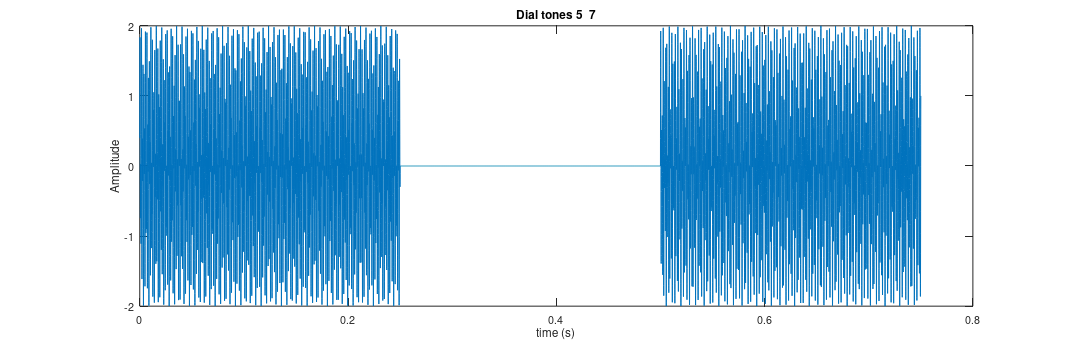

Source code (MATLAB): (Note: this script raises an error after producing the figure.)
% ASP CW3 3.4
clear all
close all

%% 3.4.1 

random_phone = [0 2 0 floor(rand(1, 8)*10)];
nums = random_phone(4:5);
N = length(nums); % length(random_phone);

k = {0,1,2,3,4,5,6,7,8,9};
v = {[1336 941], [1209 697], [1336 697], [1477 697], [1209 770], [1336 770], [1477 770], [1209 852], [1336 852], [1477 852]};
freq_map = containers.Map(k, v);

f = zeros((2*N-1),2);
fs = 32768;
% t1 = 0.25*fs;

% Make dial tone 1 0 1 0 ... 1
x1 = (1/fs):(1/fs):0.25;
y=[];
pause = zeros(1, length(x1));         
for num=nums
    f = freq_map(num);
    y_temp = sin(2*pi*f(1)*x1) + sin(2*pi*f(2)*x1);
    if num==nums(end)
        y=[y y_temp];
    else
        y=[y y_temp pause];
    end
end
% f = freq_map(random_phone(num+1));
% y_temp = sin(2*pi*f(1)*x1) + sin(2*pi*f(2)*x1);
% y=[y y_temp];

t = (1/fs):(1/fs):(N+1)*0.25;
figure('PaperPosition', [0 0 25 8]); 
plot(t,y);
title(['Dial tones ', num2str(nums)]);
xlabel('time (s)'); ylabel('Amplitude');
set(gca, 'Fontsize', 18);
saveas(gcf, 'CW3_q341', 'epsc');


%% Nyquist rate: find fundamental freq

gcd_dials = zeros(1, length(k));
for num=0:9
    f = freq_map(num);
    gcd_dials(num+1) = gcd(f(1), f(2));
end
f0 = max(max(gcd_dials) * freq_map(find(gcd_dials(gcd_dials==max(gcd_dials)))-1));





%% 3.4.2
% get full y
nums = random_phone;
y=[];
pause = zeros(1, length(x1));         
for num=nums
    f = freq_map(num);
    y_temp = sin(2*pi*f(1)*x1) + sin(2*pi*f(2)*x1);
    if num==nums(end)
        y=[y y_temp];
    else
        y=[y y_temp pause];
    end
end

figure;
n_sect = length(x1);
n_overl = 0;
spectrogram(y, hanning(n_sect), n_overl, n_sect, fs);
title(['Dial Tone Spectrogram, ', num2str(random_phone)]);
xlim([0 N]);
set(gca, 'Fontsize', 20);
saveas(gcf, 'CW3_q342', 'epsc');



%% 3.4.4 REPEAT LOL

y3 = y + randn(size(y));
y2 = y + 0.5*randn(size(y));
y1 = y + 0.1*randn(size(y));

% 1
N_full = length(y2);
t = linspace(0, 5.25, N_full);

figure('PaperPosition', [0 0 30 8]); 
subplot(1,3,1); plot(t,y1);
title(['Min. Noisy Dial']);
ylabel('Amplitude');
set(gca, 'Fontsize', 20);
subplot(1,3,2); plot(t, y2);
title('Med. Noisy Dial');
xlabel('time (s)'); 
set(gca, 'Fontsize', 20);
subplot(1,3,3); plot(t, y3);
title('Max. Noisy Dial');
set(gca, 'Fontsize', 20);
saveas(gcf, 'CW3_q345_1', 'epsc');

% 2
n_sect = length(x1);
n_overl = 0;
figure('PaperPosition', [0 0 30 8]); 
subplot(1,3,1); spectrogram(y1, hanning(n_sect), n_overl, n_sect, fs);
title(['Min. Noisy Spectrogram']);
xlim([0 N]); 
set(gca, 'Fontsize', 18);
subplot(1,3,2); spectrogram(y2, hanning(n_sect), n_overl, n_sect, fs);
title(['Med. Noisy Spectr.']);
xlim([0 N]); ylabel('');
set(gca, 'Fontsize', 18);
subplot(1,3,3); spectrogram(y3, hanning(n_sect), n_overl, n_sect, fs);
title(['Max. Noisy Spectr.']);
xlim([0 N]); ylabel('');
set(gca, 'Fontsize', 18);
saveas(gcf, 'CW3_q345_2', 'epsc');


